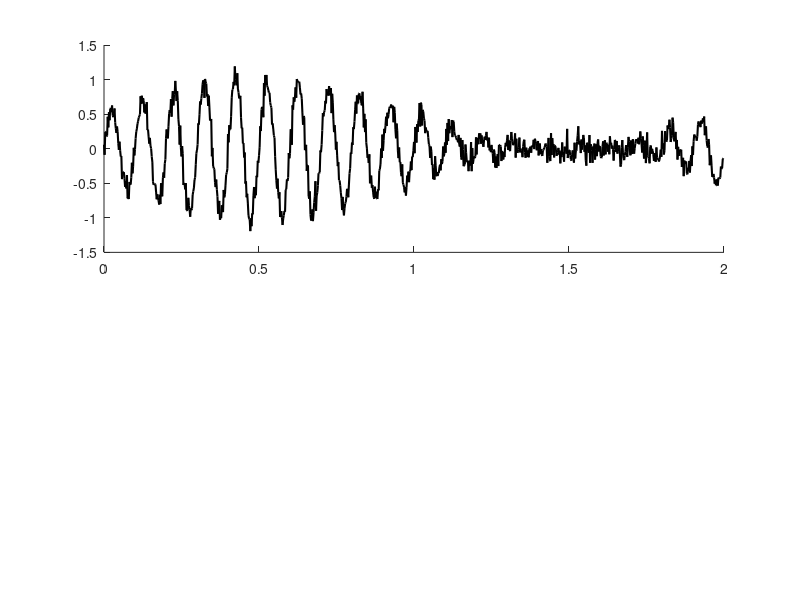

Recreate this plot in MATLAB. (Note: this script raises an error after producing the figure.)
%% Wavelet/Sliding Window Edge Effect Visualization
% This script demonstrates why time-frequency analysis results in
% temporally shorter output data. When using a sliding window, the first 
% and last portions of the data cannot be fully analyzed because the 
% window would extend beyond the data boundaries.

clc
clear
close all

%% Parameters - ADJUST THESE TO EXPLORE
window_width_ms = 500;       % Window width [ms] - try different values!
step_size_ms = 50;           % Step size between windows [ms] - small for smooth animation

fs = 500;                    % Sampling rate [Hz]
duration = 2;                % Signal duration [s]

% Video settings
video_filename = 'Wavelet_EdgeEffect.mp4';
target_fps = 30;             % Frames per second

% Convert to samples
window_width = window_width_ms / 1000 * fs;
step_size = step_size_ms / 1000 * fs;
half_window = window_width / 2;

%% Generate signal
t = 0:1/fs:duration-1/fs;
n_samples = length(t);

% Alpha oscillation with amplitude modulation
signal = sin(2*pi*10*t) .* (0.5 + 0.5*sin(2*pi*0.5*t)) + 0.1*randn(size(t));

%% Calculate valid output range
first_valid_sample = half_window;
last_valid_sample = n_samples - half_window;
first_valid_time = first_valid_sample / fs;
last_valid_time = last_valid_sample / fs;

% Window center positions
center_positions = first_valid_sample:step_size:last_valid_sample;
n_windows = length(center_positions);

fprintf('Window: %d ms  |  Output: %.0f ms of %.0f ms (%.0f%% kept)\n', ...
    window_width_ms, (last_valid_time-first_valid_time)*1000, duration*1000, ...
    (last_valid_time-first_valid_time)/duration*100);
fprintf('Video: %d frames @ %d fps = ~%.0f s\n', n_windows, target_fps, n_windows / target_fps);

%% Helper function: create curly brace curve
% Creates a brace from (x1,y1) to (x2,y2) with tip at (xm,ym)
function [bx, by] = curly_brace(x1, y1, x2, y2, xm, ym, n_points)
    if nargin < 7, n_points = 50; end
    
    % Left arm: from (x1,y1) to (xm,ym)
    t_left = linspace(0, 1, n_points)';
    % Quadratic bezier with control point for nice curve
    cx1 = x1 + 0.3*(xm - x1);  % control point x
    cy1 = y1 + 0.7*(ym - y1);  % control point y
    bx_left = (1-t_left).^2 * x1 + 2*(1-t_left).*t_left * cx1 + t_left.^2 * xm;
    by_left = (1-t_left).^2 * y1 + 2*(1-t_left).*t_left * cy1 + t_left.^2 * ym;
    
    % Right arm: from (xm,ym) to (x2,y2)
    t_right = linspace(0, 1, n_points)';
    cx2 = xm + 0.7*(x2 - xm);  % control point x
    cy2 = ym + 0.3*(y2 - ym);  % control point y
    bx_right = (1-t_right).^2 * xm + 2*(1-t_right).*t_right * cx2 + t_right.^2 * x2;
    by_right = (1-t_right).^2 * ym + 2*(1-t_right).*t_right * cy2 + t_right.^2 * y2;
    
    % Combine (skip duplicate middle point)
    bx = [bx_left; bx_right(2:end)];
    by = [by_left; by_right(2:end)];
end

%% Create figure
fig = figure('Color', 'w', 'Position', [100 100 1200 700]);

%% TOP: Input signal with sliding window
ax1 = subplot(2, 1, 1);
hold on

% Plot signal in black
plot(t, signal, 'k', 'LineWidth', 1.5)

% Add vertical line at t=0
xline(0, '--', 'LineWidth', 1.5)

% Initialize window rectangle (light blue, transparent)
h_window = fill([0 0 0 0], [-2 2 2 -2], [0.3 0.6 1], ...
    'FaceAlpha', 0.3, 'EdgeColor', [0 0.4 0.8], 'LineWidth', 2);

% Center marker (red dot)
h_center = plot(0, 0, 'ro', 'MarkerSize', 10, 'MarkerFaceColor', 'r');

xlabel('Time [s]', 'FontSize', 14)
ylabel('Amplitude', 'FontSize', 14)
title('Input Signal with Sliding Analysis Window', 'FontSize', 16)
ylim([-2 2])
xlim([0 duration])
hold off

%% BOTTOM: Output time series (shorter!)
ax2 = subplot(2, 1, 2);
hold on

% Shade the "missing" regions in light red
fill([0 first_valid_time first_valid_time 0], [-1 -1 1 1], ...
    [1 0.7 0.7], 'EdgeColor', 'none')
fill([last_valid_time duration duration last_valid_time], [-1 -1 1 1], ...
    [1 0.7 0.7], 'EdgeColor', 'none')

% Add vertical line at t=0
xline(0, '--', 'LineWidth', 1.5)

% Output signal line (builds up during animation)
h_output = plot(nan, nan, 'k', 'LineWidth', 1.5);

% Current output point marker
h_output_dot = plot(nan, nan, 'ro', 'MarkerSize', 10, 'MarkerFaceColor', 'r');

% Curly brace (initially hidden)
h_brace = plot(nan, nan, 'r-', 'LineWidth', 2.5, 'Visible', 'off');

xlabel('Time [s]', 'FontSize', 14)
ylabel('Amplitude', 'FontSize', 14)
title(sprintf('Output Time Series (shortened by %d ms at each edge)', window_width_ms/2), 'FontSize', 16)
ylim([-1 1])
xlim([0 duration])

% Labels for missing regions
text(first_valid_time/2, 0.75, 'No data', 'HorizontalAlignment', 'center', ...
    'FontSize', 12, 'Color', [0.7 0 0], 'FontWeight', 'bold')
text((last_valid_time + duration)/2, 0.75, 'No data', 'HorizontalAlignment', 'center', ...
    'FontSize', 12, 'Color', [0.7 0 0], 'FontWeight', 'bold')

hold off

%% Storage for output
output_times = [];
output_values = [];

%% Setup video writer
vw = VideoWriter(video_filename, 'MPEG-4');
vw.FrameRate = target_fps;
open(vw);

disp('Creating video...')

%% INTRO: Show first window with curly brace (pause for 3 seconds)
center_sample = center_positions(1);
center_time = center_sample / fs;
window_start = (center_sample - half_window) / fs;
window_end = (center_sample + half_window) / fs;
center_value = signal(round(center_sample));

% Set up first position
set(h_window, 'XData', [window_start window_start window_end window_end]);
set(h_center, 'XData', center_time, 'YData', center_value);
set(h_output_dot, 'XData', center_time, 'YData', center_value);

% Create and show curly brace
[bx, by] = curly_brace(window_start, 1, window_end, 1, center_time, center_value, 50);
set(h_brace, 'XData', bx, 'YData', by, 'Visible', 'on');

drawnow

% Write intro frames (3 seconds)
frame = getframe(fig);
for f = 1:(3 * target_fps)
    writeVideo(vw, frame);
end
disp('Intro done (3s pause)')

% Hide brace for main animation
set(h_brace, 'Visible', 'off');

%% MAIN ANIMATION
for i = 1:n_windows
    % Current window position
    center_sample = center_positions(i);
    center_time = center_sample / fs;
    window_start = (center_sample - half_window) / fs;
    window_end = (center_sample + half_window) / fs;
    
    % Signal value at center
    center_value = signal(round(center_sample));
    
    % Store output
    output_times(end+1) = center_time;
    output_values(end+1) = center_value;
    
    % Update window rectangle
    set(h_window, 'XData', [window_start window_start window_end window_end]);
    
    % Update center dot in top plot
    set(h_center, 'XData', center_time, 'YData', center_value);
    
    % Update output line and dot in bottom plot
    set(h_output, 'XData', output_times, 'YData', output_values);
    set(h_output_dot, 'XData', center_time, 'YData', center_value);
    
    drawnow
    
    % Write frame
    frame = getframe(fig);
    writeVideo(vw, frame);
    
    % Progress indicator
    if mod(i, 50) == 0
        fprintf('Frame %d/%d\n', i, n_windows);
    end
end

%% OUTRO: Show last window with curly brace (pause for 3 seconds)
% Update and show curly brace at final position
[bx, by] = curly_brace(window_start, 1, window_end, 1, center_time, center_value, 50);
set(h_brace, 'XData', bx, 'YData', by, 'Visible', 'on');

% Update final title
title(ax2, sprintf('Output: %.0f ms  (Input was %.0f ms, lost %.0f ms total)', ...
    (last_valid_time-first_valid_time)*1000, duration*1000, window_width_ms), 'FontSize', 16)

drawnow

% Write outro frames (3 seconds)
frame = getframe(fig);
for f = 1:(3 * target_fps)
    writeVideo(vw, frame);
end
disp('Outro done (3s pause)')

%% Close video
close(vw);

fprintf('\nDone! Video saved to: %s\n', video_filename);
fprintf('Key insight: %d ms window = %d ms cut from start + %d ms cut from end\n', ...
    window_width_ms, window_width_ms/2, window_width_ms/2);
